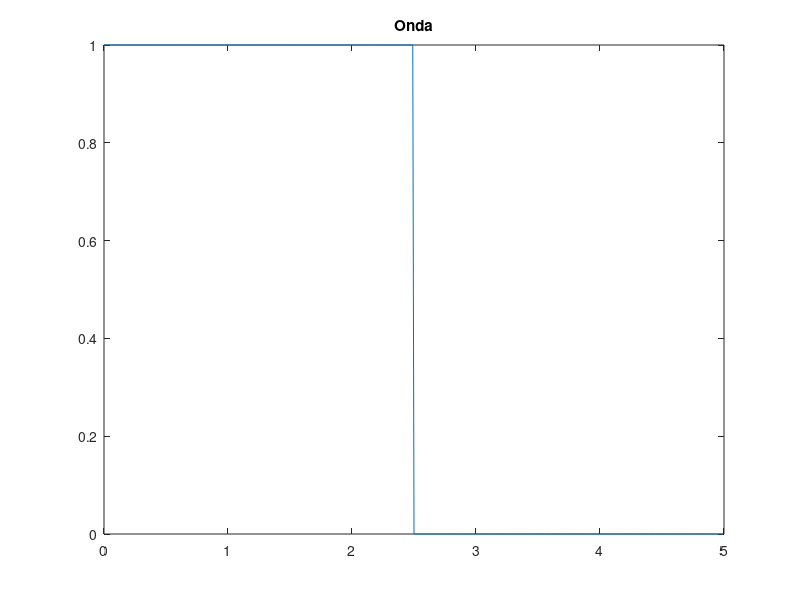

Write the MATLAB code that produced this figure. (Note: this script raises an error after producing the figure.)
% David Rafael Ferreira Gomes
% Joao Guilherme Assafrao Craveiro
% Rui Pedro Pereira Mendes
%
%Exercicio 2

close all
clear all
clc
%Ex 2.1.1
T0 = input('Introduza o valor do periodo fundamental: ');
%Ex 2.1.2
step = T0/500;
t = 0:step:T0-step;
%2.1.3
escolha = menu('Escolha opcao:','Onda quadrada unitaria','Onda em dente de serra','Expressao a introduzir');

switch(escolha)
    case 1
        x = zeros(size(t));
        x(1: length(x)/2) = 1;
    case 2
        x = zeros(size(t));
        x = t/T0;
    case 3
        x = zeros(size(t));
        exp = input('Expressao (funcao de t): ');
        x = eval(exp);
end

x = x';
figure(1),plot(t, x),title('Onda');

%2.1.4
m_max = 100;
[Cm, tetam] = SerieFourier(t, x, T0, m_max);
figure(2),subplot(1,2,1), plot(Cm,'.'), title('Cm'); figure(2),subplot(1,2,2), plot(tetam,'.'),title('tetam');

%2.1.5
f1 = InvFourier(Cm,tetam,t,T0,0);
figure(3), subplot(2,4,1),plot(t,f1,'r',t,x,'b'), title('m_max = 0'); %Para melhor visualizacao das aproximacoes das expressoes introduzidas, pode-se remover t,x,'b' do plot
f2 = InvFourier(Cm,tetam,t,T0,1);
figure(3), subplot(2,4,2),plot(t,f2,'r',t,x,'b'), title('m_max = 1');
f3 = InvFourier(Cm,tetam,t,T0,3);
figure(3), subplot(2,4,3),plot(t,f3,'r',t,x,'b'), title('m_max = 3');
f4 = InvFourier(Cm,tetam,t,T0,5);
figure(3), subplot(2,4,4),plot(t,f4,'r',t,x,'b'), title('m_max = 5');
f5 = InvFourier(Cm,tetam,t,T0,10);
figure(3), subplot(2,4,5),plot(t,f5,'r',t,x,'b'), title('m_max = 10');
f6 = InvFourier(Cm,tetam,t,T0,50);
figure(3), subplot(2,4,6),plot(t,f6,'r',t,x,'b'), title('m_max = 50');
f7 = InvFourier(Cm,tetam,t,T0,100);
figure(3), subplot(2,4,7),plot(t,f7,'r',t,x,'b'), title('m_max = 100');

%2.1.6
[Cm, tetam] = SerieFourier(t, x, T0, 100);

cm = coefComp(Cm,tetam);
Amplitude = abs(cm);
Fase = unwrap(angle(cm));
 
figure(4),subplot(1,2,1),plot(-100:1:100,Amplitude,'.'),title('Amplitude');
figure(4),subplot(1,2,2),plot(-100:1:100,Fase,'.'), title('Fase');

%2.4
figure(5);
G=13;
syms t;
syms m;
xt1 = 1 + 2*mod(G,2)*sin(12*pi*t+pi/4)*cos(21*pi*t)+2*mod(1+G,2)*cos(20*pi*t-pi/4)*sin(45*pi*t);
xt2 = -2 + 4*cos(4*t+pi/3)-2*sin(10*t);
M = 0:20;
M1 = 0:20;
M2 = 0:20;

w0 = 5*pi;
t0 = 2*pi/w0;
cm = (1/t0)*int(xt2*exp(-1i*m*w0*t),t,-t0/2,t0/2);
cm1 = zeros(size(M));
for ind=1:length(M)
    cm1(ind) = limit(cm,m,M(ind));
end
M1(cm1==0)=[];
cm1(cm1==0)=[]; %remover 0's
subplot(2,1,1);
plot(M,cm1,'o');
title('cm do 2.2.3');

w0 = 2;
t0 = 2*pi/w0;
cm = (1/t0)*int(xt2*exp(-1i*m*w0*t),t,-t0/2,t0/2);
cm2 = zeros(size(M));

for ind=1:length(M)
    cm2(ind) = limit(cm,m,M(ind)); %no caso de m->0 daria erro
end
M2(cm2==0)=[];
cm2(cm2==0)=[]; %remover 0's
subplot(2,1,2);
plot(M2,cm2,'o');
title('cm do 2.2.4');
